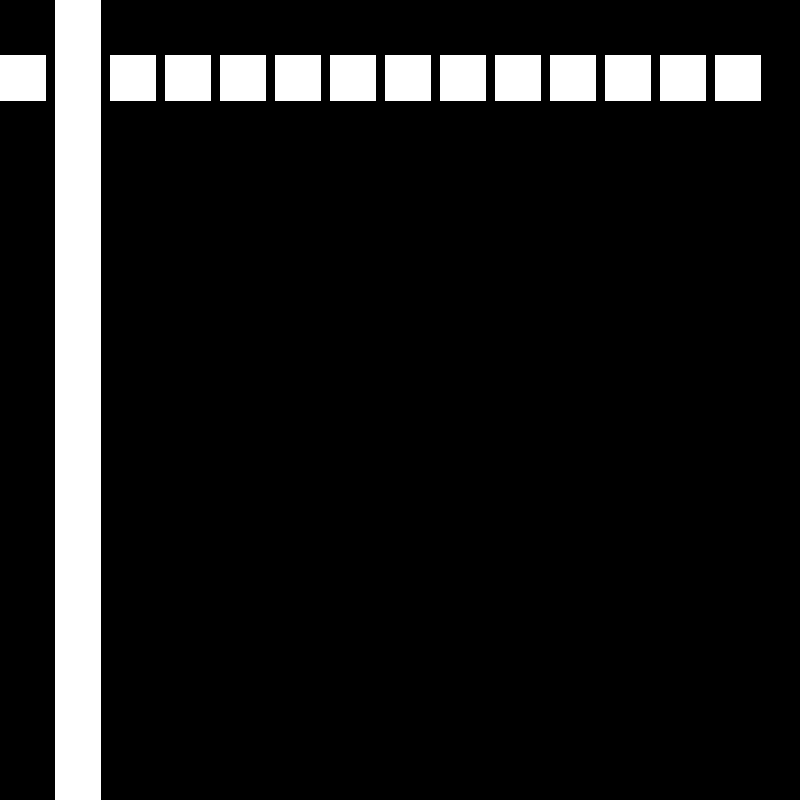
Frame 1 (no input)
Frame 60 (the mouse pressed at the canvas centre just before this capture): identical to frame 1, image omitted
Frame 120 (the mouse held since frame 60 and released just before this capture): identical to frame 1, image omitted

The Processing sketch that drew this single still picture (run headless with seeded random() and noise(); from frame 60 on, the mouse is pressed at the canvas centre):

// Processing sketch: newFunctionPractice
// ── newFunctionPractice.pde
void setup(){
  size (800,800);
 
}
void draw(){
  background(0);
//ellipseSquareDiagonal(i,i);
drawGrid(45);
}

void ellipseSquareMouse(float radius){
  rect(mouseX-radius/2, mouseY-radius/2, radius, radius);
  ellipse(mouseX, mouseY, radius, radius);
};

void ellipseSquareDiagonal(float loc, float radius){
  rect(loc-radius/2, loc-radius/2, radius, radius);
  ellipse(loc, loc, radius, radius);
};

void drawGrid(int squareSize){
int loc =  squareSize + 10;   
for (int i = 0; i < width-loc; i = i + loc){
  stroke(255);
  rect(loc, i, squareSize, squareSize);
  rect(i, loc, squareSize, squareSize);
  for (int j = 0; j <width-loc; j = j + loc){
  rect(j, loc, squareSize, squareSize);
  rect(loc, j + squareSize, squareSize, squareSize);
  
  }
}

}
